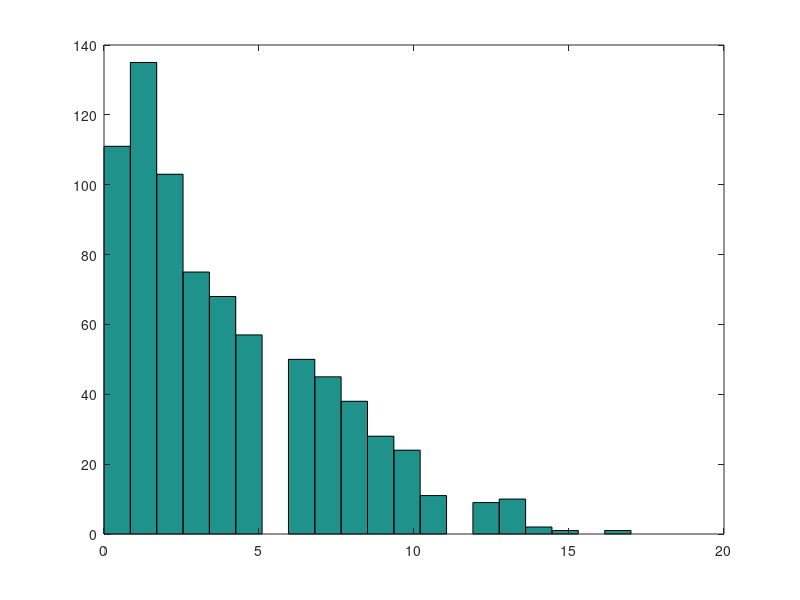
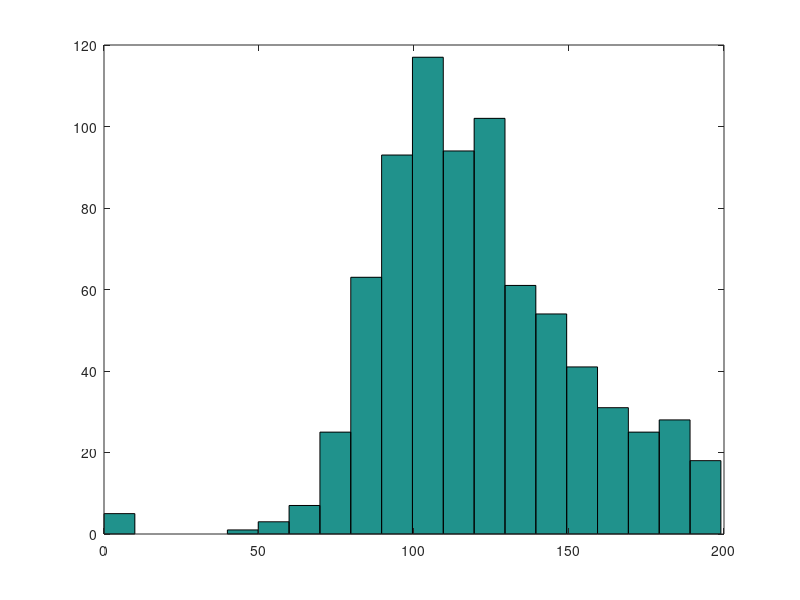
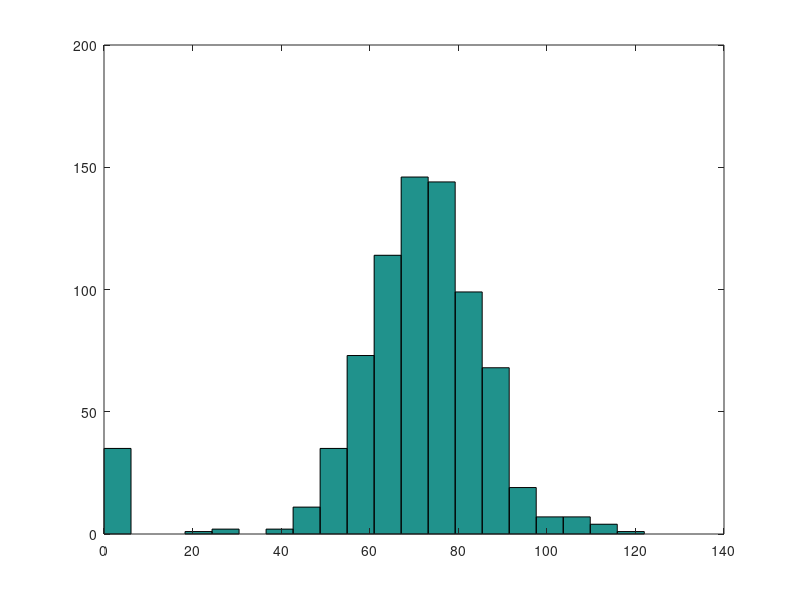
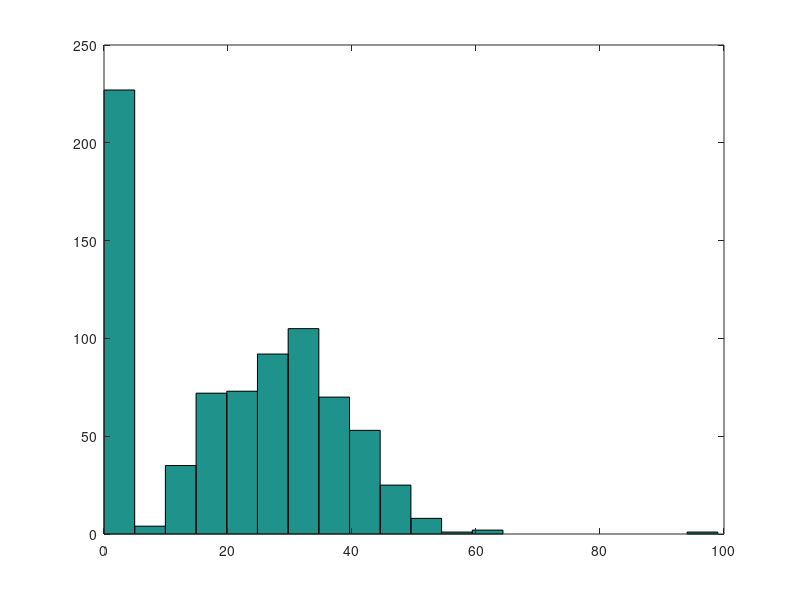

Write MATLAB code to recreate these figures, in order. (Note: this script raises an error after producing the figures.)
load pima.txt

'Part a'
maxs = max(pima,[],1);
mins = min(pima,[],1);
ranges = [maxs(1:8); mins(1:8)]

pause

'Part b'
means = mean(pima,1);
means = means(1:8)

variance = var(pima,1);
variance = variance(1:8)

pause

'Part c'
classcorr = corrcoef(pima);
classcorr = classcorr(:,9)

pause

'Part d'
correlations = corrcoef(pima);
correlations(correlations >= 1.0) = 0.0;
[t, indx] = max(correlations);
[m, indy] = max(t);
maxcorr = m
index = [indy; indx(indy)]

pause

'Part f'
for i=1:7
    hist(pima(:,i),20)
    figure()
end
hist(pima(:,i+1), 20)

pause

close all

for i=1:8
    for j=i+1:8
        scatter_plot(horzcat(pima(:,i),pima(:,j)))
        xlabel(i)
        ylabel(j)
        pause
    end
end

close all